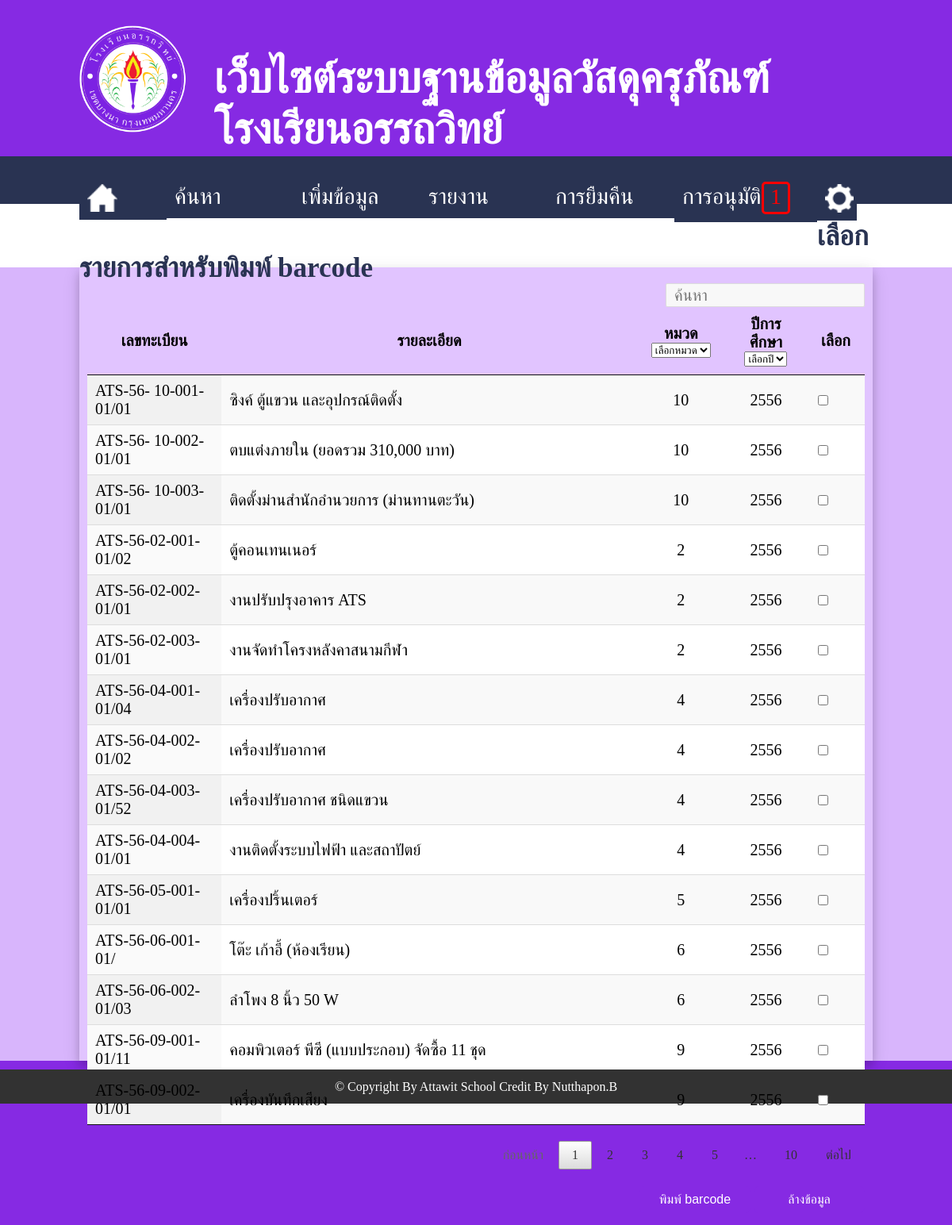
Before: /barcode.php (signed in) with the older database file.
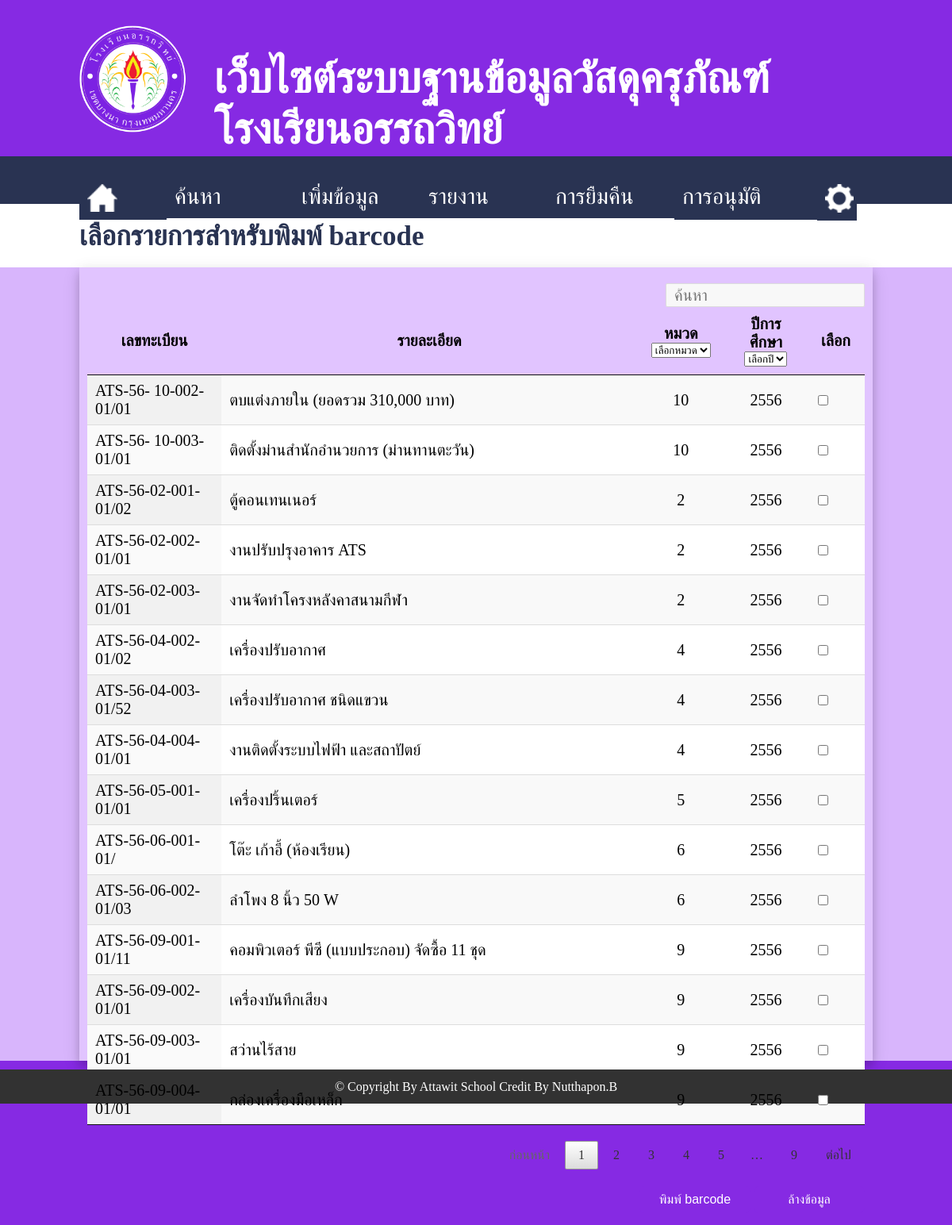
After: the same page with the newer database file.
### tables this page shows
CREATE TABLE `data_mda` (
  `id` int(11) NOT NULL auto_increment,
  `id_mda` varchar(25) NOT NULL,
  `id_type` int(11) NOT NULL,
  `year` int(11) NOT NULL,
  `detail` varchar(1000) default NULL,
  `brand` varchar(1000) default NULL,
  `amount` int(11) default NULL,
  `price` decimal(10,2) default NULL,
  `total_price` decimal(10,2) default NULL,
  `applications` varchar(500) default NULL,
  `note` varchar(1000) default NULL,
  `date_in` text,
  `company` varchar(500) default NULL,
  `address` varchar(500) default NULL,
  `tel` varchar(20) default NULL,
  `fax` varchar(20) default NULL,
  `web` varchar(500) default NULL,
  `picture` varchar(500) default NULL,
  `status` int(11) NOT NULL,
  PRIMARY KEY  (`id`)
);

### barcode.php (the view, shortened to what this page needs)
<?php
include('popup.php');
?>
<html>
<head>
	<link rel="stylesheet" href="style.css">
	<link rel="stylesheet" href="jquery.dataTables.min.css" />
</head>
<body id="barcode">
<form name="form1" action="report/tcpdf/report/report_barcode.php" method="POST">
	<div style='width:100%; height:180px;'>
		<div style='width:1000px; heigth:100%; margin:auto; padding-top:1%;'>
			<div style='width:15%; heigth:100%; float:left;'>
				<img src='image/logo_ats.png' style="margin-top:20px;" width='90%'>
			</div>
			<div style='width:83%; heigth:100%; float:left; padding-left:2%;'>
				<h1 style="margin-top:55px;">เว็บไซต์ระบบฐานข้อมูลวัสดุครุภัณฑ์โรงเรียนอรรถวิทย์
				</h1>
			</div>
		</div>
	</div>
	<div style='width:100%; height:60px; background:#293352;'>
		<div style='width:1000px; heigth:100%; margin:auto; margin-top:17px; padding-top:12px;'>
			<div id="sMenu" style="width:90px; heigth:100%; float:left;">
				<a href="main_finance.php">
					<div><img src="image/home.png" width="38"></div>
				</a>
			</div>
			<div class="dropdown" style="width:160px; heigth:100%; float:left;">
				<a href="search_mda.php">
					<div class="dropbtn">ค้นหา</div>
				</a>
			</div>
			<div class="dropdown" style="width:160px; heigth:100%; float:left;">
				<div class="dropbtn">เพิ่มข้อมูล</div>
			</div>
			<div class="dropdown" style="width:160px; heigth:100%; float:left;">
				<div class="dropbtn">รายงาน</div>
			</div>
			<div class="dropdown" style="width:160px; heigth:100%; float:left;">
				<div class="dropbtn">การยืมคืน</div>
			</div>
			<a href="approve_mda.php">
				<div id="sMenu" style="width:160px; heigth:100%; float:left;">
					<div style="width:100px; float:left;">การอนุมัติ</div>
					<?php
					if ($numberApprove == 0) {
						echo "<div style='width:30px; height:35px; float:left;'></div>";
					} else {
						echo "<div style='width:30px; height:35px; float:left; border-color: #ff0000; border-style: solid; border-radius: 5px; text-align:center; margin-top:-3px; color: #ff0000;'>".$numberApprove."</div>";
					}
					 ?>
				</div>
			</a>
			<div class="dropdown" style="width:50px; heigth:105%; float:left;">
				<div class="dropbtn"><img src="image/pass.png" width="36"></div>
			</div>
		</div>
	</div>
	<div style='width:100%; height:80px; margin-top:-29px; background:#ffffff;'>
		<div style='width:1000px; height:100%; margin:auto; background:#ffffff;'>
			<h2>เลือกรายการสำหรับพิมพ์ barcode</h2>
		</div>
	</div>
	<div style='width:100%; height:1000px; background:#d8b5fc;'>
		<div style='width:980px; height:980px; padding-top:20px; padding-left:10px; padding-right:10px; background:#e1c4ff; margin:auto; box-shadow: 0 6px 10px 0 rgba(0, 0, 0, 0.14), 0 6px 20px 0 rgba(0, 0, 0, 0.14);'>
			<table id="example" class="display" style="font-size: 20px;" cellspacing="0" width="100%">
		        <thead>
		            <tr>
		                <th>เลขทะเบียน</th>
		                <th>รายละเอียด</th>
		                <th>หมวด</th>
		                <th>ปีการศึกษา</th>
		                <th>เลือก</th>
		            </tr>
		        </thead>
		        <tfoot>
		            <tr>
		                <th></th>
		                <th></th>
		                <th></th>
		                <th></th>
		                <th></th>
		            </tr>
		        </tfoot>
		        <tbody>
		        	<?php
		        	$sql = "SELECT * FROM data_mda";
		        	$query = mysql_query($sql);
		        	while ($data = mysql_fetch_array($query)) {
		        		echo "
		        		<tr>
			                <td>".$data['id_mda']."</td>
			                <td>".$data['detail']."</td>
			                <td><center>".$data['id_type']."</center></td>
			                <td><center>".$data['year']."</center></td>
			                <td><input type='checkbox' name='check[]' value=".$data['id']."></td>
			            </tr>";
		        	}
		        	 ?>
		        </tbody>
		    </table>
			<div style="width:100%; height:50px; margin-right:50px; margin-top:20px; text-align: right;">
					<input id="bt3" type="submit" name="submit" class="textbox" value="พิมพ์ barcode">
					<input id="bt3" type="reset" name="reset" class="textbox" value="ล้างข้อมูล">
			</div>
		</div>
	</div>
	</form>
	<div style="background:#323232; width:100%; height:30px; text-align: center; padding-top: 13px;">
		<font color="#ffffff">&copy Copyright By Attawit School Credit By Nutthapon.B</font>
	</div>
</body>
</html>

Changed rows visible on the page:
removed data_mda: id_mda "ATS-56-04-001-01/04", detail "เครื่องปรับอากาศ", id_type "4", year "2556"
removed data_mda: id_mda "ATS-56- 10-001-01/01", detail "ซิงค์ ตู้แขวน และอุปกรณ์ติดตั้ง", id_type "10", year "2556"
now on this page (row unchanged): data_mda: id_mda "ATS-56-09-003-01/01", detail "สว่านไร้สาย", id_type "9", year "2556"
now on this page (row unchanged): data_mda: id_mda "ATS-56-09-004-01/01", detail "กล่องเครื่องมือเหล็ก", id_type "9", year "2556"
Other visible differences:
text written by a page script: "1 2 3 4 5 … 10 ต่อไป" → "1 2 3 4 5 … 9 ต่อไป"
$numberApprove: "1" → (not shown)
